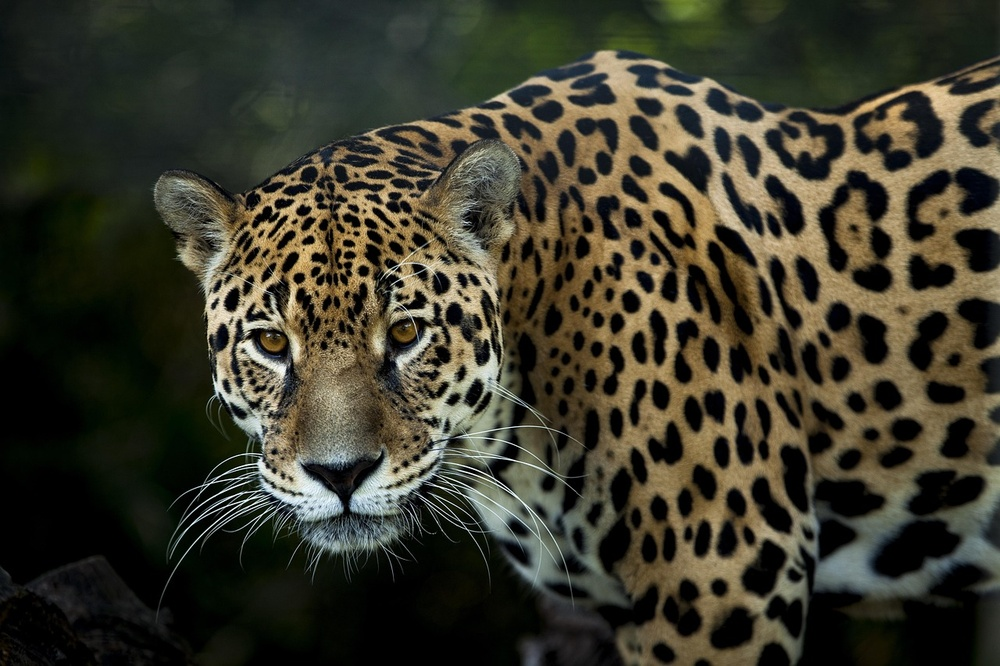
#> input picture imagenes/jaguar.jpg, 1000 x 666 px, shrunk from 1280 x 853 before the run, found by its file name
$ python p9-bordes-0037.py
#> lines starting #> are read from the running program, lines starting #| are printed output that depends on the picture
# Angela Correa NC = 0037
# Número de lista =  14
print("EJEMPLO 1 — Detección de bordes con Canny")
print("+--++-+-+-+-+-+-")
import cv2

# Cargar la imagen
imagen = cv2.imread("jaguar.jpg")
#> imagen is the input picture: shape (666, 1000, 3); mean B, G, R 43.6, 57.6, 59.5

# Comprobar que la imagen fue cargada
if imagen is None:
    print("Error: no se pudo cargar la imagen.")
    exit()

# Convertir a escala de grises
gris = cv2.cvtColor(imagen, cv2.COLOR_BGR2GRAY)
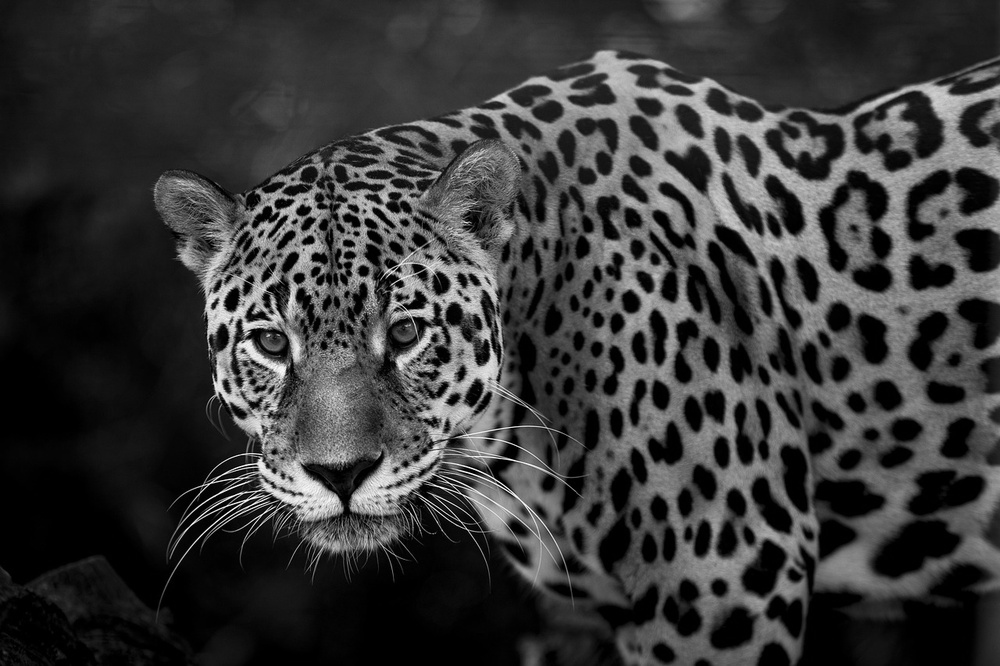
#> gris: shape (666, 1000); min 0, max 255, mean 56.5

# Detectar bordes mediante Canny
bordes = cv2.Canny(gris, 100, 200)
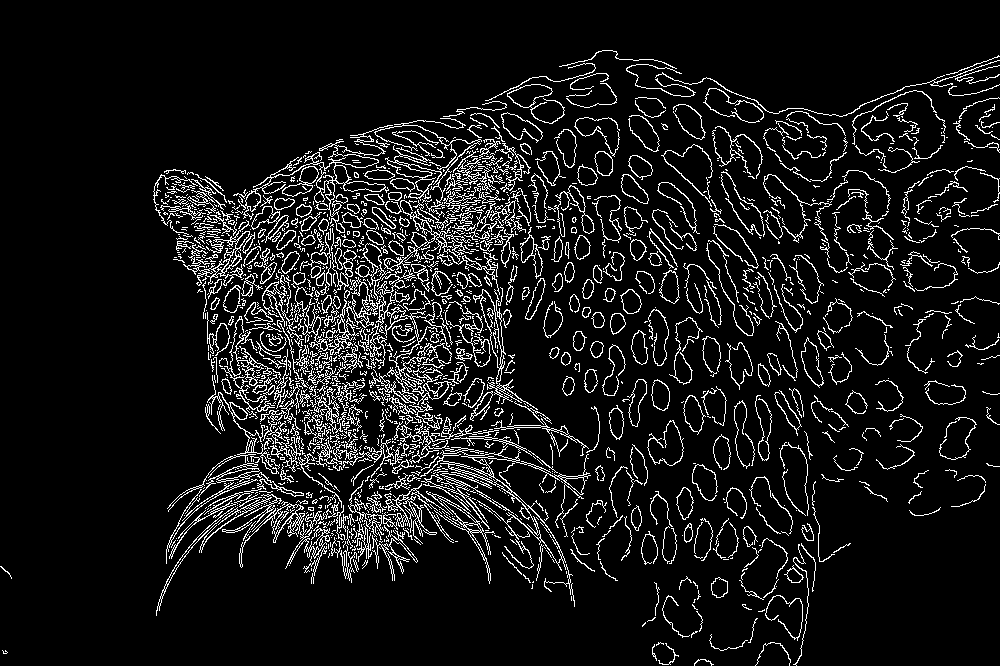
#> bordes: shape (666, 1000); 8.8% white in thin lines or dots

# Mostrar resultados
cv2.imshow("Imagen original jaguar 0037", imagen)
cv2.imshow("Imagen en escala de grises jaguar 0037", gris)
cv2.imshow("Bordes Canny jaguar 0037", bordes)

# Guardar resultado
cv2.imwrite("jaguar resultado ejemplo 1.jpg", bordes)

print("Detección de bordes completada.")
print("Resultado guardado en jaguar resultado ejemplo 1.jpg")

# Esperar una tecla
cv2.waitKey(0)

# Cerrar ventanas
cv2.destroyAllWindows()
print("Angela Correa NC = 0037")
